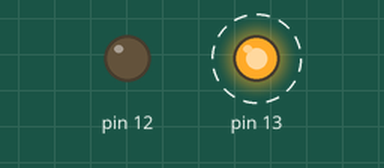
Simulated run of this sketch. Board: Arduino Uno, built with avr-gcc and run on an emulated ATmega328P. On the bench: output pins drawn as LEDs (lit = HIGH). Dashed ring = blinking.

Above: at 0.5 s.
Timing chart, 0 to 4.6 s (numbered marks = the images above):
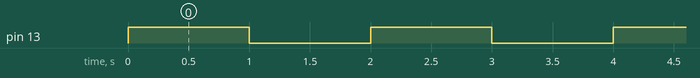

Measured:
- by itself, pin 13: alternates HIGH for 1.0 s and LOW for 1.0 s

The sketch:

interrupt.ino
```cpp
void botaoAciona();


void setup() {

  pinMode(13,OUTPUT);
  pinMode(12,OUTPUT);
  pinMode(11,INPUT_PULLUP);

  attachInterrupt( digitalPinToInterrupt( 11 ),botaoAciona, RISING );
}


void loop() {

  digitalWrite(13,1);
  delay(1000);
  digitalWrite(13,0);
  delay(1000);

}

void botaoAciona(){

  digitalWrite(12,1);

}
```
